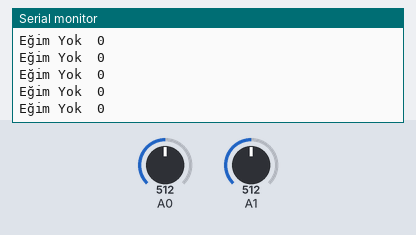
A sketch run on a simulated Arduino Uno, built with avr-gcc and run on an emulated ATmega328P. On the bench: the last lines printed to the serial monitor. The inputs (shaded band) are chosen by the test bench; at power-on: A1 = 512, A0 = 512.

Above: at 1.2 s.
1.3 s: A1 set to 551
At 1.31 s:
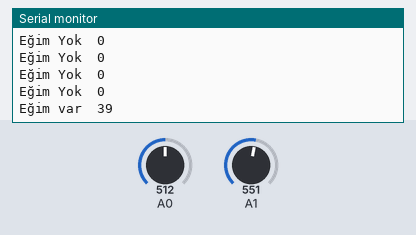
3.2 s: A0 set to 537
At 3.42 s:
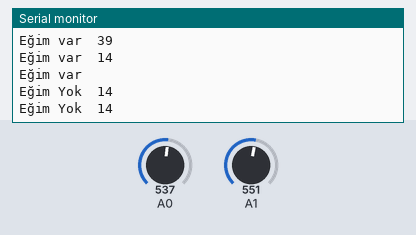

The sketch:

uzzakl_k_sensoru.ino
```cpp
int egimsayi = 0;
void setup() {
  // put your setup code here, to run once:
  Serial.begin(9600);
}

void loop() {
  // put your main code here, to run repeatedly:
  if (analogRead(A1)-analogRead(A0)>20){//önde eğim olup olmadığını anlamak için
    while(analogRead(A1)-analogRead(A0)>20){
      egimsayi+=1;
      if (egimsayi >= 5){
        Serial.print("Eğim var");
        Serial.print("\t");
        Serial.println(analogRead(A1)-analogRead(A0));
      }

    }
    Serial.println("Eğim var");
    egimsayi = 0;
   }
 else{
  Serial.print("Eğim Yok");
  Serial.print("\t");
  Serial.println(analogRead(A1)-analogRead(A0));
 }
 delay(100);
}
```

Measured:
- the behaviour switches between 532 and 533 on A1 (found by bisection; images 0 and 1)
- the behaviour switches between 530 and 531 on A0 (found by bisection; images 1 and 2)
- after the input at 1.3 s, the serial monitor: prints a new line at once (image 1)
- after the input at 3.2 s, the serial monitor: prints a new line after 0.06 s (image 2)
